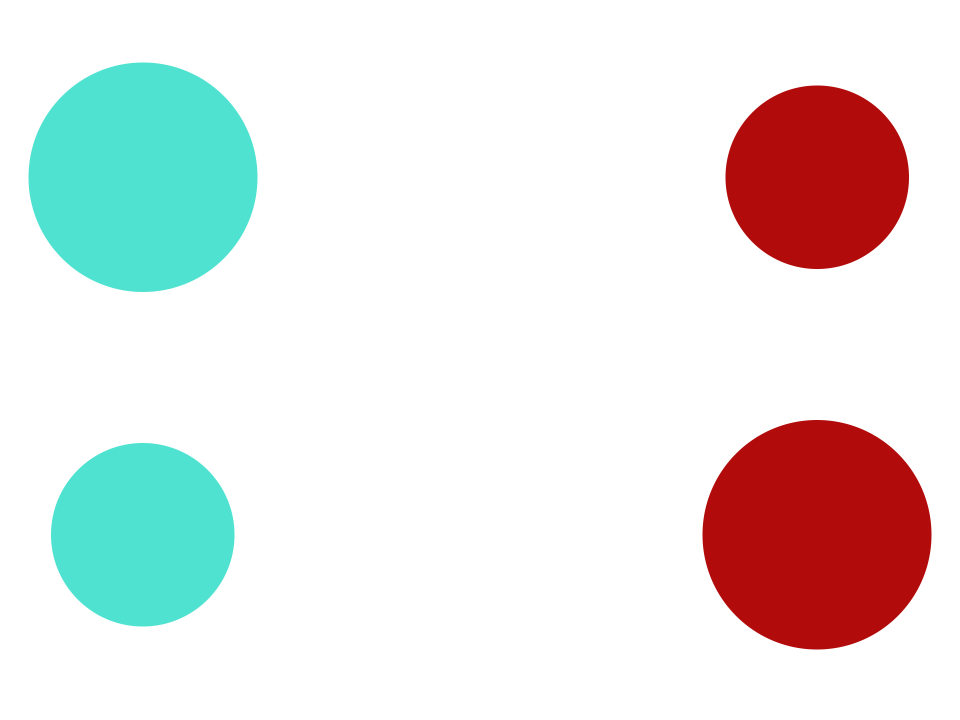
#> input picture img/circulo.png, 1920 x 1440 px (shown at 1/2 size)
$ jupyter execute anac05iot.ipynb   (shell and % lines are left out)
#> lines starting #> are read from the running program, lines starting #| are printed output that depends on the picture; after the words box and inside, x2 and y2 are one past the last pixel; in counts of white or black regions, pixels touching at a corner belong together
[cell 1]
# Anac 05 IOT
# Integrantes:
# RM 85642 - GABRIEL MONTOVANI DA SILVA
# RM 85508 - JOÃO MARCOS SANTOS DE ALMEIDA


import cv2
from matplotlib import pyplot as plt
import numpy as np

img = cv2.imread('img/circulo.png')
#> img is the input picture: shape (1440, 1920, 3); mean B, G, R 226.5, 228.2, 230.1
imgRGB = cv2.cvtColor(img, cv2.COLOR_BGR2RGB)
imgHSV = cv2.cvtColor(img, cv2.COLOR_BGR2HSV)
#> imgHSV: shape (1440, 1920, 3); mean H, S, V 8.5, 39.7, 244.5

plt.subplot(1,2,1)
plt.imshow(imgRGB)
plt.subplot(1,2,2)
plt.imshow(imgHSV)
plt.show()
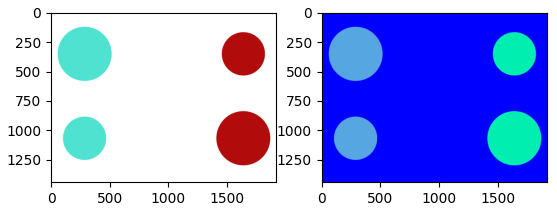
#> figure drawn by matplotlib, 2 panels

[cell 2]
caquamarine_min = np.array([86,64,88])
caquamarine_max = np.array([87,255,255])
maquamarine = cv2.inRange(imgHSV, caquamarine_min, caquamarine_max)
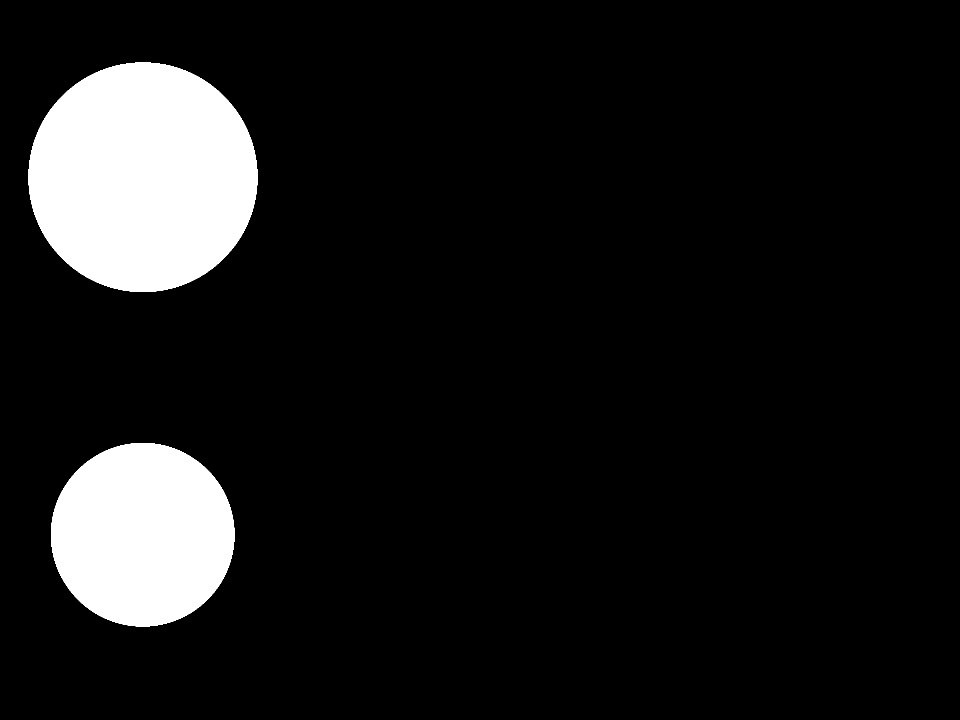
#> maquamarine: shape (1440, 1920) (shown at 1/2 size); 9.8% white; 2 white regions, box (x1, y1, x2, y2) and area: (57, 125, 515, 584) 165254, (102, 886, 469, 1253) 105881

cvermelho_min = np.array([0,93,68])
cvermelho_max = np.array([10,255,255])
mvermelho = cv2.inRange(imgHSV, cvermelho_min, cvermelho_max)
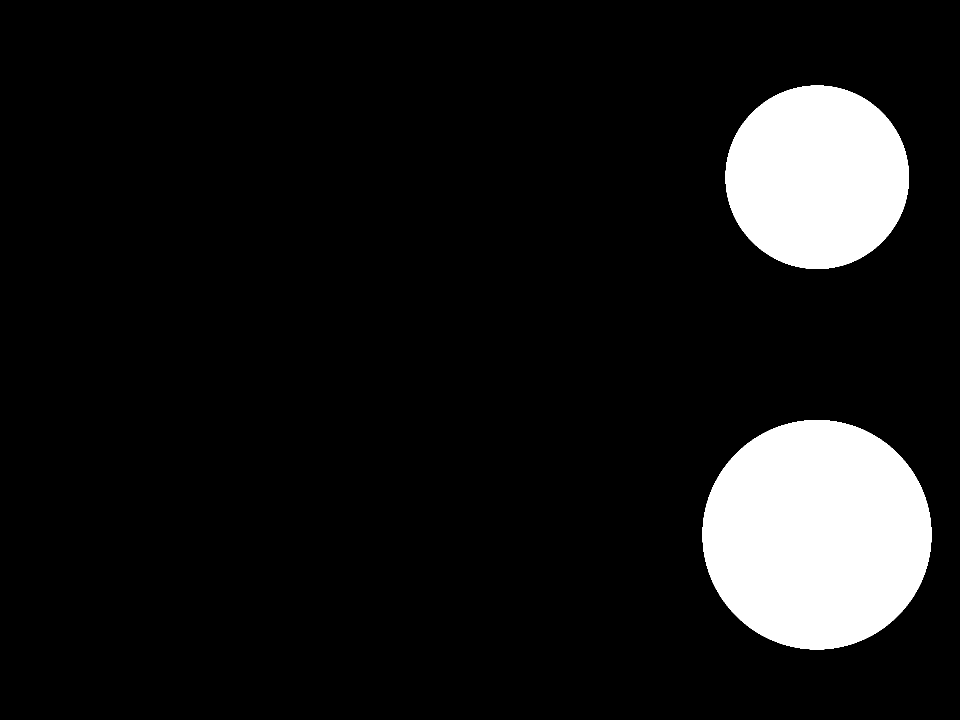
#> mvermelho: shape (1440, 1920) (shown at 1/2 size); 9.8% white; 2 white regions, box (x1, y1, x2, y2) and area: (1405, 840, 1863, 1299) 165174, (1451, 171, 1818, 538) 105833

plt.figure(figsize = (10,10))
plt.subplot(1,4,2)
plt.imshow(imgRGB)
plt.subplot(1,4,1)
plt.imshow(maquamarine, cmap="Greys_r", vmin=0, vmax=255)
plt.subplot(1,4,3)
plt.imshow(mvermelho, cmap="Greys_r", vmin=0, vmax=255)


mask_min = np.array([0,64,68])
mask_max = np.array([87,255,255])
mask = cv2.inRange(imgHSV, mask_min, mask_max)
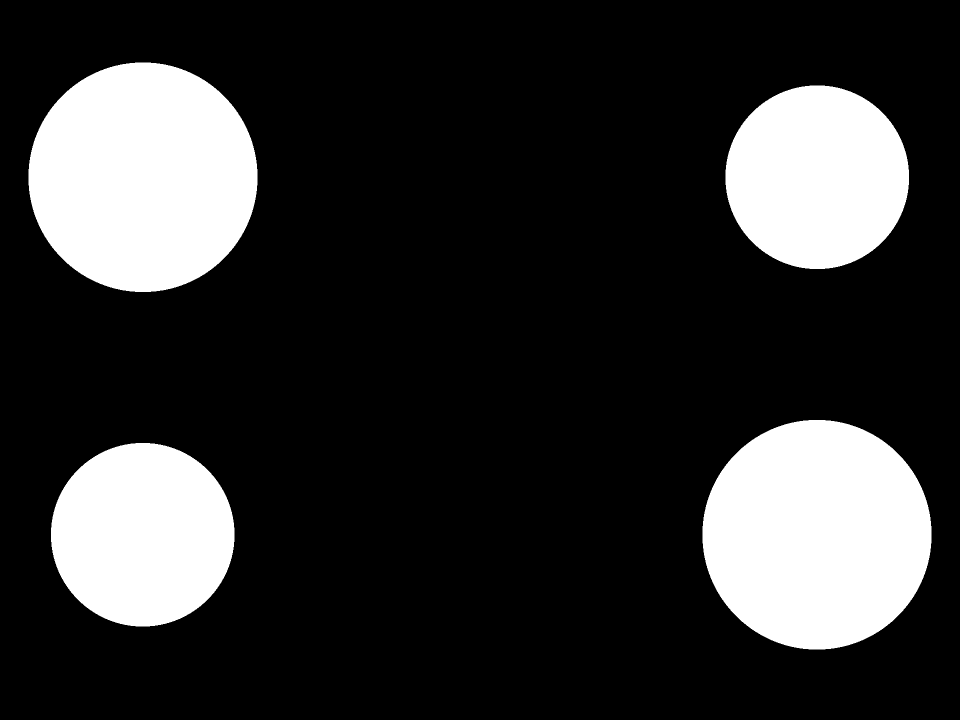
#> mask: shape (1440, 1920) (shown at 1/2 size); 19.6% white; 4 white regions, box (x1, y1, x2, y2) and area: (1405, 840, 1863, 1299) 165342, (57, 125, 515, 584) 165254, (1451, 171, 1818, 538) 105953, (102, 886, 469, 1253) 105881


plt.subplot(1,4,4)
plt.imshow(mask, cmap="Greys_r", vmin=0, vmax=255)

plt.show()

[cell 3]
altura = mask.shape[0]
#> altura = 1440
largura = mask.shape[1]
#> largura = 1920

black = maquamarine[:int(altura/2),int(largura/2):]
#> black: shape (720, 960); every value is 0
mask_lg = mask.copy()
mask_lg[:int(altura/2),int(largura/2):] = black
mask_lg[int(altura/2):,:int(largura/2)] = black
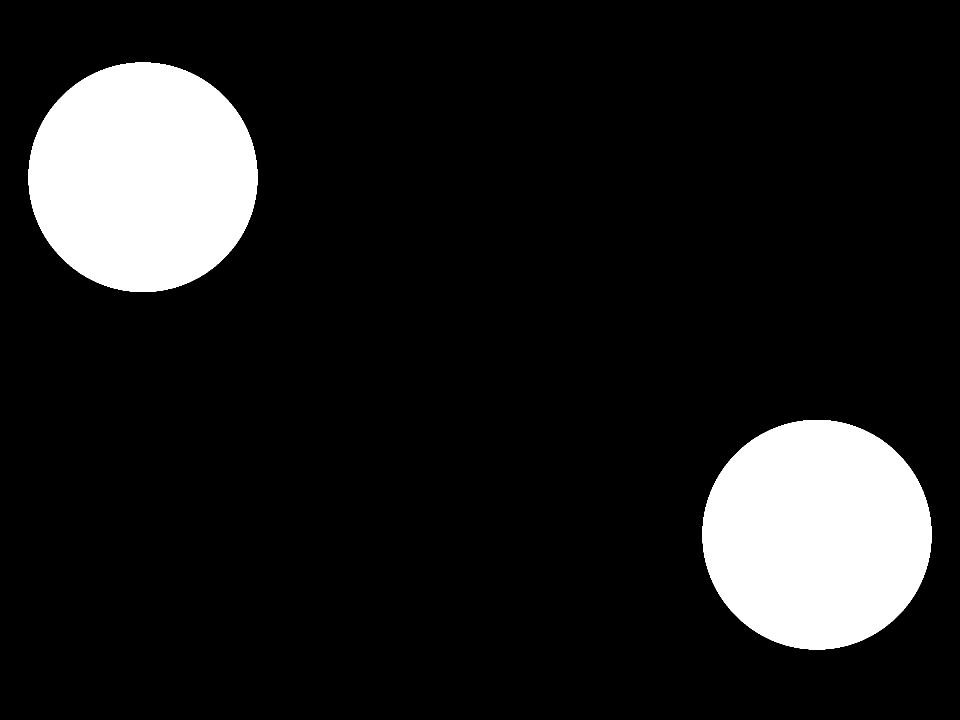
#> mask_lg: shape (1440, 1920) (shown at 1/2 size); 12% white; 2 white regions

plt.imshow(mask_lg, cmap="Greys_r", vmin=0, vmax=255)
plt.show()

[cell 4]
caquamarine = (79,226,208)
cvermelho = (177,11,11)

contornos, _ = cv2.findContours(mask_lg, cv2.RETR_TREE, cv2.CHAIN_APPROX_SIMPLE)
#> contornos = 2 contours; box (x1, y1, x2, y2) and area: (1405, 840, 1863, 1299) 164694, (57, 125, 515, 584) 164606
mask_lg_rgb = cv2.cvtColor(mask_lg, cv2.COLOR_GRAY2RGB)
#> mask_lg_rgb: shape (1440, 1920, 3); 12% white; 2 white regions, box (x1, y1, x2, y2) and area: (1405, 840, 1863, 1299) 165342, (57, 125, 515, 584) 165254
contornos_rgb = mask_lg_rgb.copy()
cv2.drawContours(contornos_rgb, contornos[1], -1, caquamarine, 20);
cv2.drawContours(contornos_rgb, contornos[0], -1, cvermelho, 20);

contorno_aquamarine = contornos[1]
#> contorno_aquamarine = contour of 648 points, box (x1, y1, x2, y2) (57, 125, 515, 584), area 164606
momentos_aquamarine = cv2.moments(contorno_aquamarine)
#> momentos_aquamarine = moments, m00 164606, centre m10/m00, m01/m00 = (285.5, 354)
ax = int(momentos_aquamarine['m10']/momentos_aquamarine['m00'])
#> ax = 285
ay = int(momentos_aquamarine['m01']/momentos_aquamarine['m00'])
#> ay = 354

contorno_vermelho = contornos[0]
#> contorno_vermelho = contour of 648 points, box (x1, y1, x2, y2) (1405, 840, 1863, 1299), area 164694
momentos_vermelho = cv2.moments(contorno_vermelho)
#> momentos_vermelho = moments, m00 164694, centre m10/m00, m01/m00 = (1633.5, 1069)
vx = int(momentos_vermelho['m10']/momentos_vermelho['m00'])
#> vx = 1633
vy = int(momentos_vermelho['m01']/momentos_vermelho['m00'])
#> vy = 1069

print(f"centro de massa do circulo aquamarine na posição: {ax}x e {ay}y")
#| centro de massa do circulo aquamarine na posição: 285x e 354y
print(f"centro de massa do circulo vermelho na posição: {vx}x e {vy}y")
#| centro de massa do circulo vermelho na posição: 1633x e 1069y

font = cv2.FONT_HERSHEY_SIMPLEX
size = 60

cv2.line(contornos_rgb,(ax - size,ay),(ax + size,ay),caquamarine,20)
cv2.line(contornos_rgb,(ax,ay - size),(ax, ay + size),caquamarine,20)

cv2.line(contornos_rgb,(vx - size,vy),(vx + size,vy),cvermelho,20)
cv2.line(contornos_rgb,(vx,vy - size),(vx, vy + size),cvermelho,20)

taquamarine = ay , ax
#> taquamarine = (354, 285)
paquamarine = (ax*2,ay)
#> paquamarine = (570, 354)

tvermelho = vy , vx
#> tvermelho = (1069, 1633)
pvermelho = (int(vx - vx/1.75),vy)
#> pvermelho = (699, 1069)

cv2.putText(contornos_rgb, str(taquamarine), paquamarine, font, 3, caquamarine, 10, cv2.LINE_AA)
cv2.putText(contornos_rgb, str(tvermelho), pvermelho, font, 3, cvermelho, 10, cv2.LINE_AA)
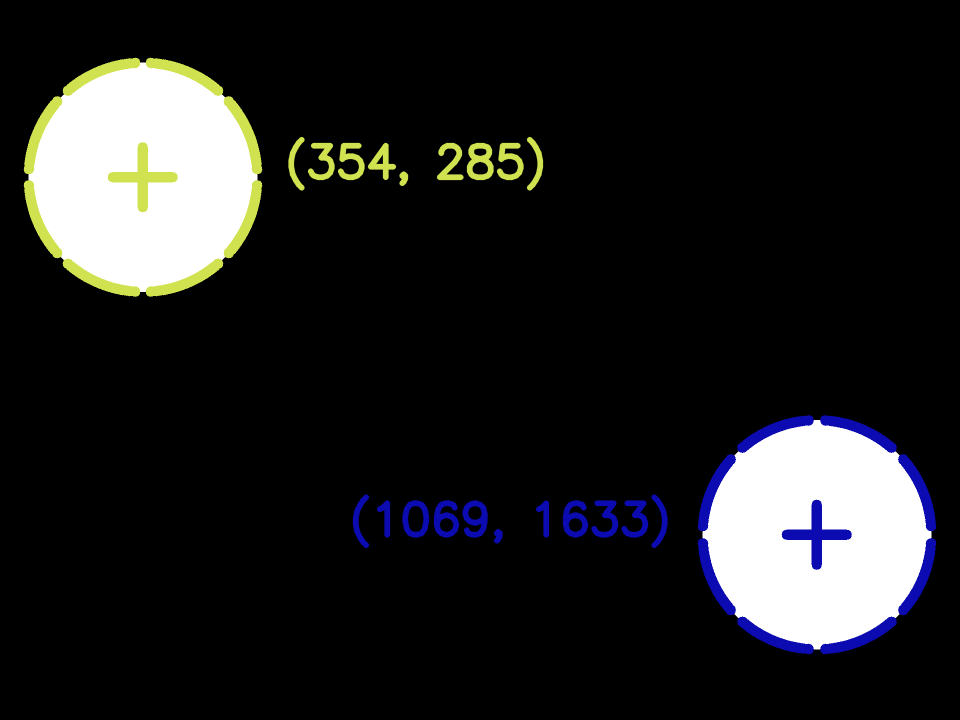
#> contornos_rgb: shape (1440, 1920, 3) (shown at 1/2 size); mean B, G, R 31.5, 31, 30.7

plt.figure(figsize = (10,10))
plt.imshow(contornos_rgb);
